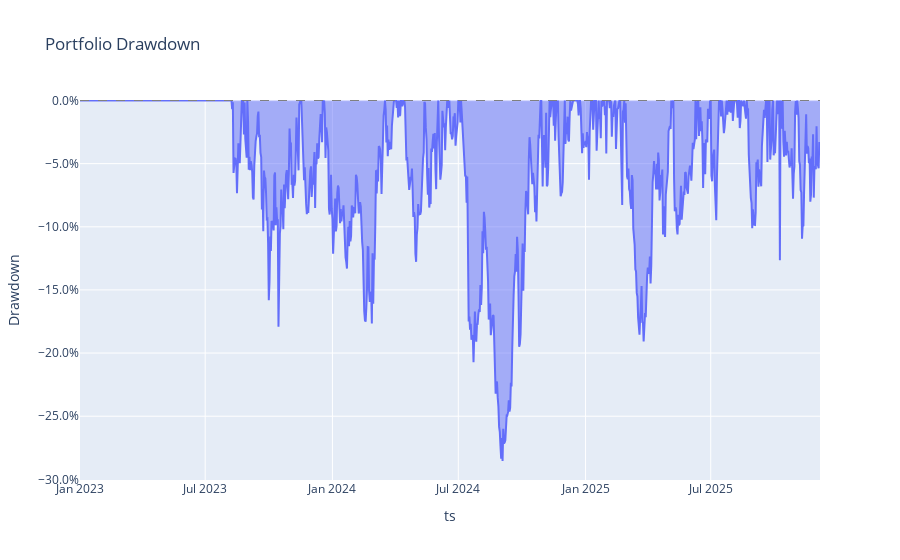

Notebook code cell kept with this figure:
### Code cell
# Drawdown series
drawdown = equity / equity.cummax() - 1.0
dd_df = drawdown.reset_index()
dd_df.columns = ["ts", "drawdown"]

fig_dd = px.area(
    dd_df,
    x="ts",
    y="drawdown",
    title="Portfolio Drawdown",
)
fig_dd.update_layout(yaxis_title="Drawdown")
fig_dd.update_yaxes(tickformat=".1%")
fig_dd.add_hline(y=0, line_width=1, line_dash="dash", line_color="gray")
fig_dd.show()

### Figure 1 — Plotly figure (JSON) as saved in the notebook; plotly's stock layout.template omitted (floating-point values rounded to 4 significant figures; data arrays with more than 128 entries replaced by an {"elided": "..."} marker saying what was removed)
{"data": [{"fillpattern": {"shape": ""}, "hovertemplate": "ts=%{x}<br>drawdown=%{y}<extra></extra>", "legendgroup": "", "line": {"color": "#636efa"}, "marker": {"symbol": "circle"}, "mode": "lines", "name": "", "orientation": "v", "showlegend": false, "stackgroup": "1", "type": "scatter", "x": {"elided": "1071 str values"}, "xaxis": "x", "y": {"elided": "1071 float values"}, "yaxis": "y"}], "layout": {"legend": {"tracegroupgap": 0}, "shapes": [{"line": {"color": "gray", "dash": "dash", "width": 1}, "type": "line", "x0": 0, "x1": 1, "xref": "x domain", "y0": 0, "y1": 0, "yref": "y"}], "title": {"text": "Portfolio Drawdown"}, "xaxis": {"anchor": "y", "domain": [0, 1], "title": {"text": "ts"}}, "yaxis": {"anchor": "x", "domain": [0, 1], "tickformat": ".1%", "title": {"text": "Drawdown"}}}}
